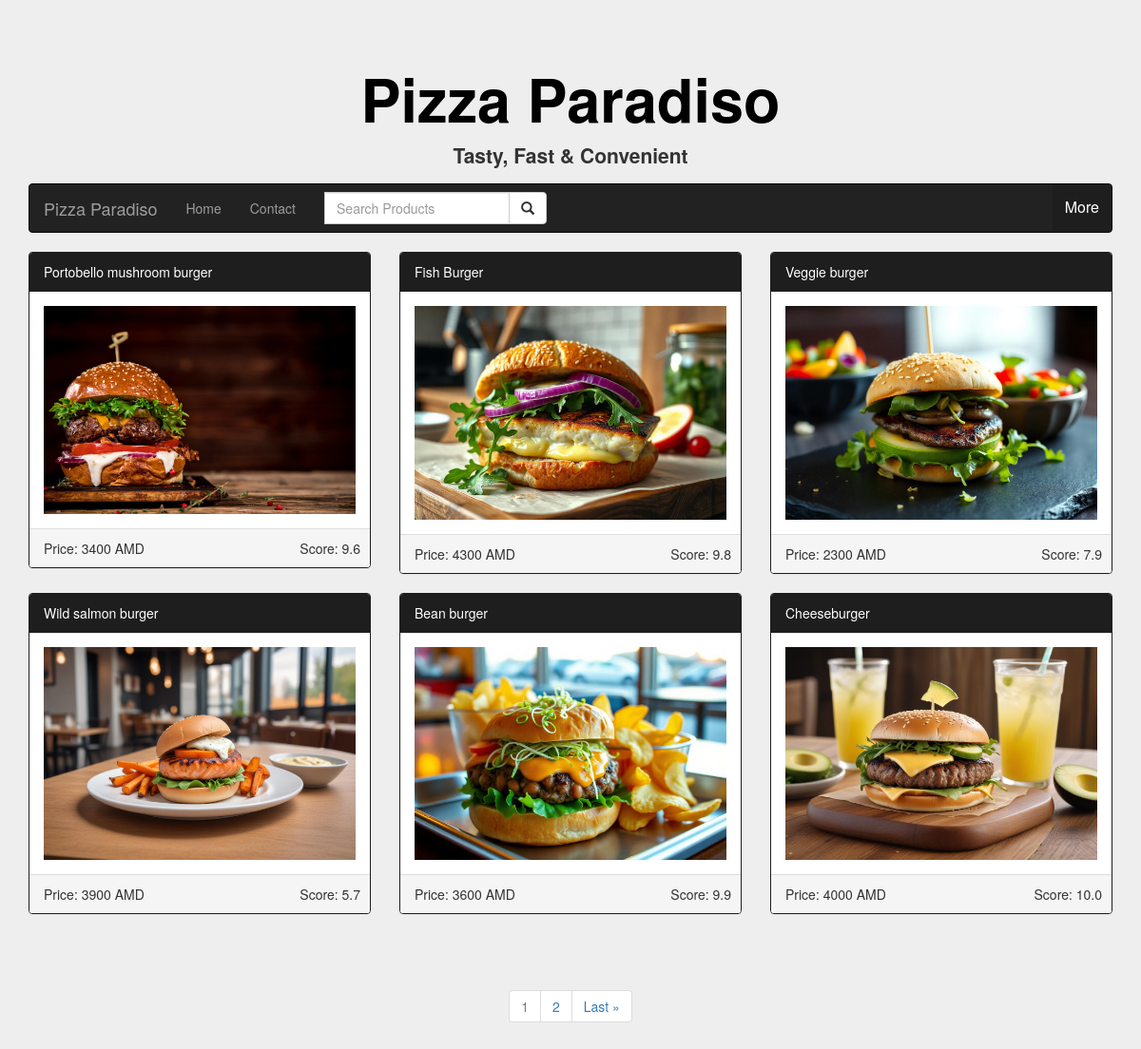
The page /burgers/ on the database as committed earlier.
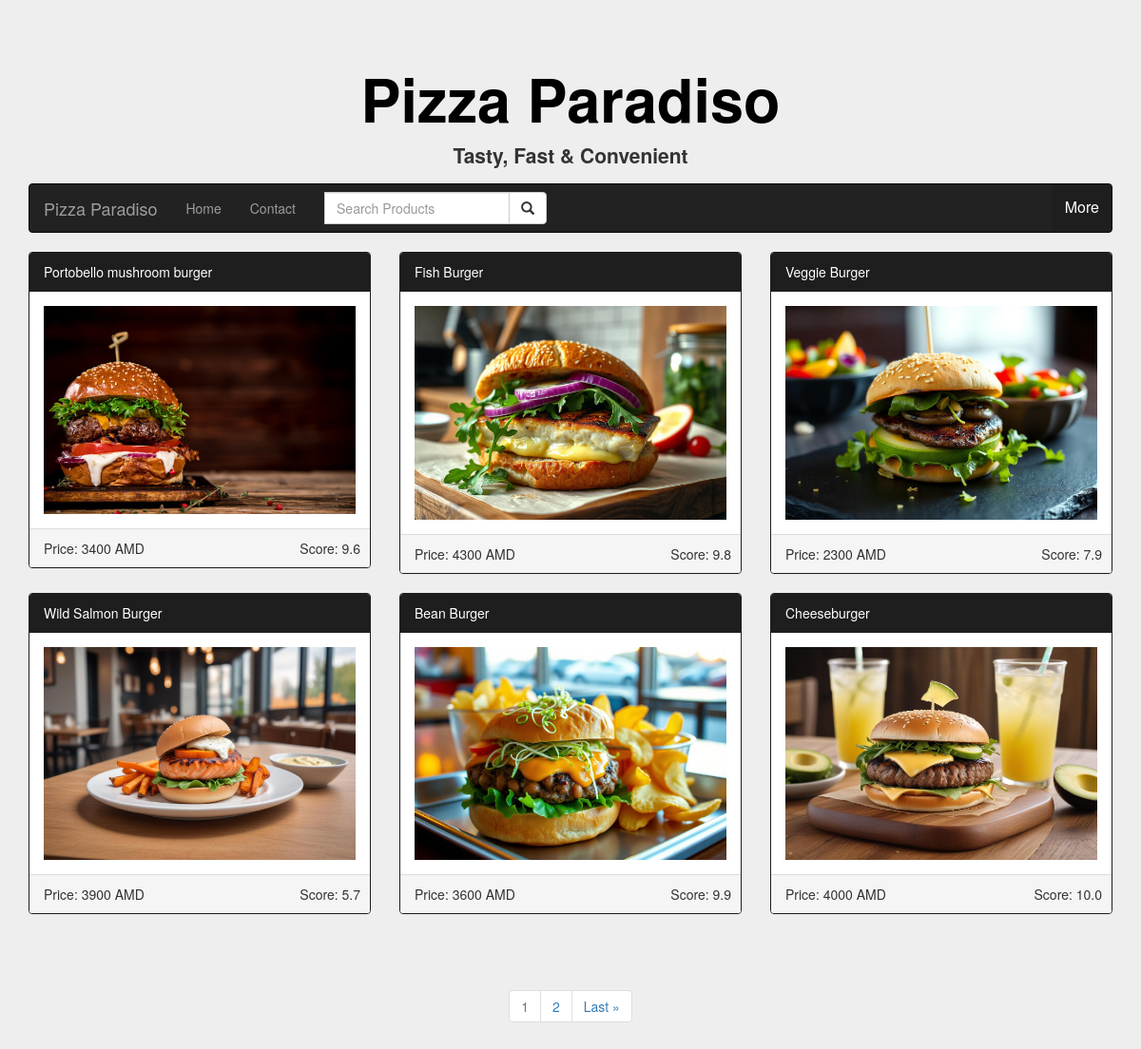
The same page on the database as committed later.
### pizzas/models.py (models this page shows, shortened)
class Burger(models.Model):
    name = models.CharField(max_length=50)
    price = models.PositiveIntegerField()
    score = models.FloatField()
    details = models.TextField(max_length=500)
    category = models.ForeignKey(MeatRoast, null=True,
                                 on_delete=models.PROTECT, verbose_name="Meat_Roast_Level")
    image = models.ImageField(null=True, blank=True)

### pizzas/views.py (the view)
# urls.py: path('burgers/', home_burgers, name='home_burgers'),
def home_burgers(request):
    products = Burger.objects.all()
    paginator = Paginator(products, 6)  # Show 6 pizzas per page.
    page_number = request.GET.get('page')
    page_obj = paginator.get_page(page_number)
    return render(request, 'pizzas/products_home.html', {'products': products, 'page_obj': page_obj, 'pr': 'burger'})

### cart/context_processors.py (called while the page is built)
def cart(request):
    return {'cart': Cart(request)}

### templates/pizzas/products_home.html (shortened to what the changed rows need)
{% load static %}
<!DOCTYPE html>
<html lang="en">
<head>
    <link href="https://maxcdn.bootstrapcdn.com/bootstrap/3.4.1/css/bootstrap.min.css" rel="stylesheet">
    <link rel="stylesheet" href="https://cdnjs.cloudflare.com/ajax/libs/font-awesome/4.7.0/css/font-awesome.min.css">
    <link rel="stylesheet" href="{% static 'css/navbar_dropdown.css' %}">
    <link rel="stylesheet" href="https://maxcdn.bootstrapcdn.com/bootstrap/3.4.1/css/bootstrap.min.css">
</head>
<body>
<div class="jumbotron">
    <div class="container text-center">
        <h1><b><a href="{% url 'main_page' %}" style="color: black;">Pizza Paradiso</a></b></h1>
    </div>
    <div class="container">
        <div class="row">
            {% block content %}
            {% if pr == 'pizza'%}
            {% for pizza in page_obj %}
                        {% if pizza.image %}
                        {% load static %}
                        {% else %}
                        <img alt="Image" class="img-responsive" src="https://placehold.it/150x80?text=IMAGE"
                             style="width:100%">
                        {% endif %}
            {% endfor %}
        {% elif pr == 'burger'%}
        {% for burger in page_obj %}
            <div class="col-sm-4">
                <div class="panel panel-primary">
                    <div class="panel-heading">
                        <a href="{% url 'burger_detail' burger.id %}" style="color: white;">{{ burger.name }}</a>
                    </div>
                    <div class="panel-body">
                        {% if burger.image %}
                        {% load static %}
                        <img src="{{ burger.image.url }}"
                             alt="{{ burger.name }}"
                             style="width:100%">
                        {% else %}
                        <img alt="Image" class="img-responsive" src="https://placehold.it/150x80?text=IMAGE"
                             style="width:100%">
                        {% endif %}
                    </div>
                    <div class="panel-footer">
                        Price: {{ burger.price }} AMD
                        <div class="text-right">
                            Score: {{ burger.score }}
                        </div>
                    </div>
                </div>
            </div>
            {% endfor %}
        </div>
        {% endif %}
        <br><br>
    </div>
                {% endblock content %}
</body>
</html>

Rows that differ between the two databases and show on the page:
changed Burger: name "Veggie burger" → "Veggie Burger"
changed Burger: name "Wild salmon burger" → "Wild Salmon Burger"
changed Burger: name "Bean burger" → "Bean Burger"
